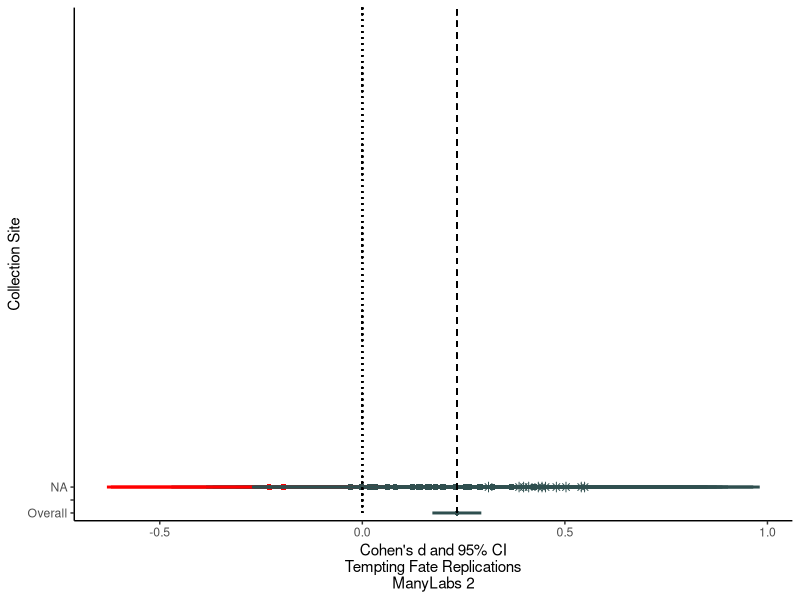
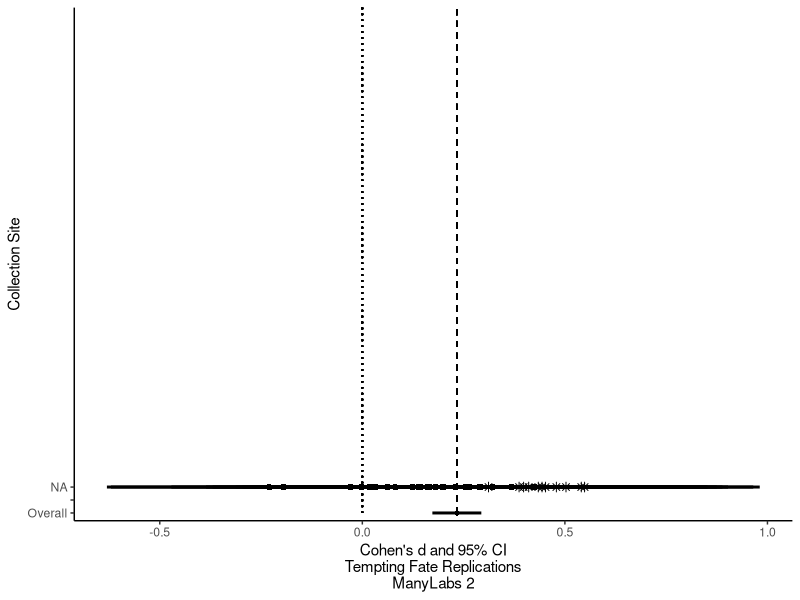
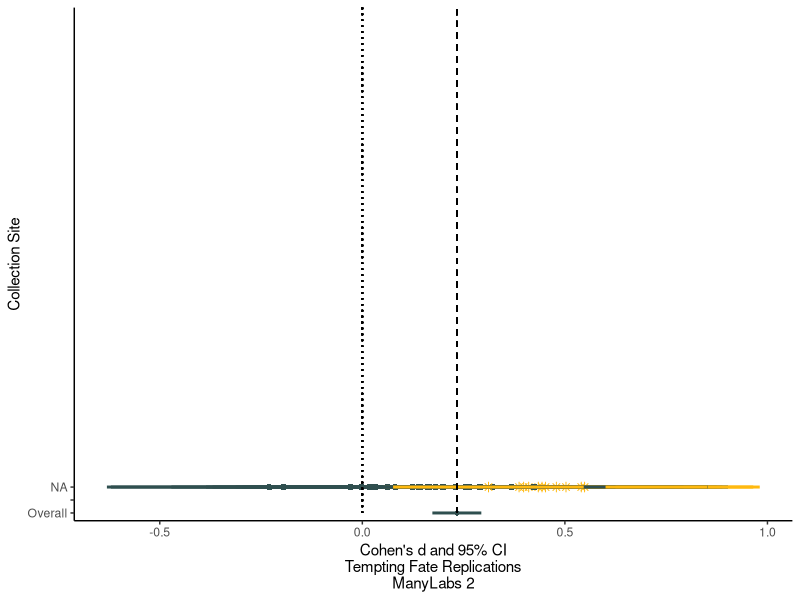
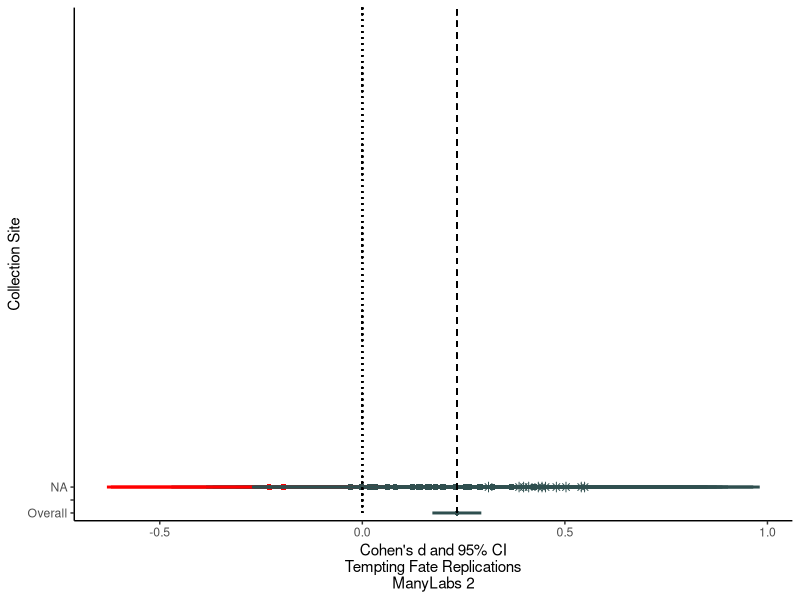
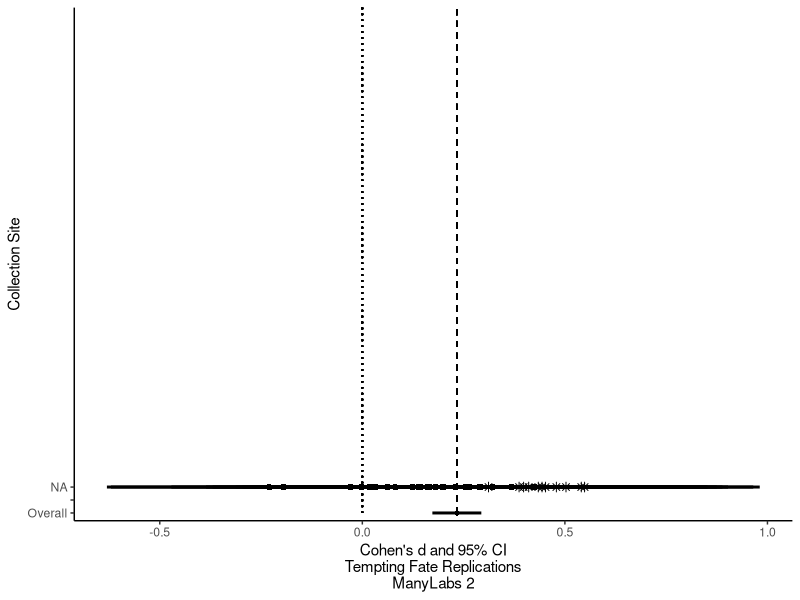
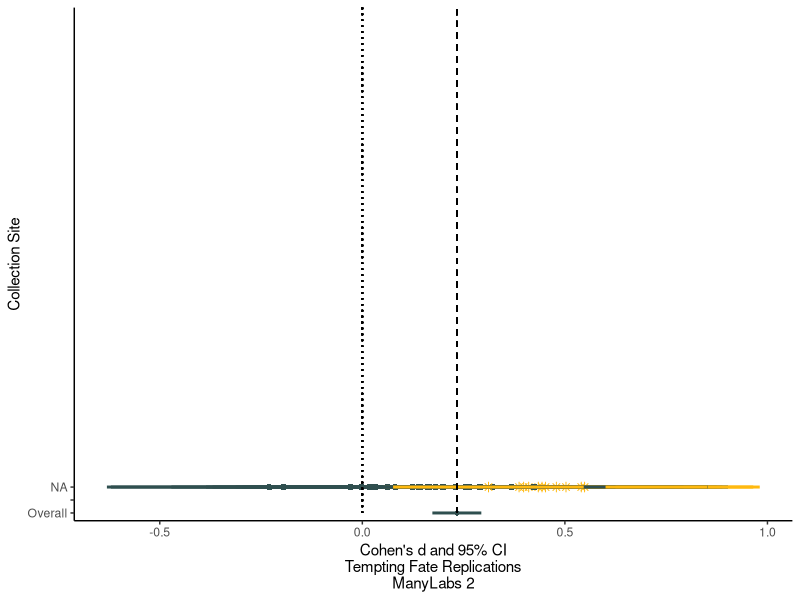

Write R code to recreate these figures, in order.
# This script conducts a meta-analysis the tempting fate replication from ManyLabs 2
# Klein, R. A., Vianello, M., Hasselman, F., Adams, B. G., Adams, R. B., Alper, S., … Nosek, 
#   B. A. (2018). Many Labs 2: Investigating Variation in Replicability Across 
#   Samples and Settings. Advances in Methods and Practices in Psychological Science, 1(4), 443–490. 
#   http://doi.org/10.1177/2515245918810225
# See the companion script for full details on where the data comes from
# The goal in this script is to make a nice forest plot showing each site's dat and overall meta-analysis


#Load needed libraries

library(ggplot2)
library(psych)
library(dplyr)
library(metafor)
library(tidyr)

#Conduct a meta-analysis of the tempting fate data

#Load the data
tfate <- read.csv("Risen_1_study_global_include_all_CLEAN_CASE.csv")

#First, get summary stats for each site
#Currently, doing this by using the summarize function and then spread, one column at a time
#Probably better ways, but oh well
  # This groups the tempting fate data by source and condition
  tfate <- group_by(tfate, source, factor)
  #This summarizes group means and then makes a crosstab
  fsummary <- summarize(tfate, m=mean(variable,na.rm=T))
  names(fsummary)[2] <- "mean"
  ftable <- spread(fsummary, mean, m, sep="_")
  #This summarizes by count and then adds this to the crosstab
  fsummary <- summarize(tfate, count=n())
  names(fsummary)[2] <- "N"
  ftable <- cbind(ftable, spread(fsummary, N, count, sep="_"))
  fsummary <- summarize(tfate, s=sd(variable,na.rm=T))
  #Finally, summarize by sd and add to the crosstab
  names(fsummary)[2] <- "sd"
  ftable <- cbind(ftable, spread(fsummary, sd, s, sep="_"))
  #Clean up repeated source columns from this silly approach
  ftable$source1 <- NULL
  ftable$source2 <- NULL
  
  #Now caluclate effect size and expected variance for each site
  ftable <- escalc(measure="SMD", m2i=mean_Prepared, sd2i=sd_Prepared, n2i=N_Prepared, m1i=mean_Unprepared,sd1i=sd_Unprepared,n1i=N_Unprepared,data=ftable)

  #Now here's the overall meta-analysis
  fmeta <- rma(yi, vi, data=ftable, knha=TRUE)

  #This is really kludgey, but let's get Cohen's d and CI for each site to make our own forst plot
  #This caluclates a matrix of cohen's ds values and CIs, one for each site
  #Technically, the cohen.d.by function should make this easier, but it kept not working
  cds <- d.ci(ftable$yi, n1=ftable$N_Prepared, n2=ftable$N_Unprepared)
  #Now we're saving the lower and upper bounds to the summary table
  ftable <- cbind(ftable, cds[, 1])
  ftable <- cbind(ftable, cds[, 3])
  #And then renaming the columns with the info
  ftable$dlower <- ftable$`cds[, 1]`
  ftable$dupper <- ftable$`cds[, 3]`

  #Now lets label sites by many sites captured the overall meta-analysis effect size
  overallmeta <- fmeta$b[,1]
  ftable$captures <- ftable$dlower < overallmeta
  ftable$captures <- ftable$dupper > overallmeta
  
  #And let's also label by statistical significance at alpha = .05 (boo!)
  ftable$sig <- ftable$dlower > 0
    
  #Reverse the order of the sources... ggplot seems to plot in reverse?
  ftable$source <- factor(ftable$source, levels=c("Overall", " ", rev(levels(ftable$source))))
  
  #Add a row to our table with the overall meta-analysis
  ftable_end <- nrow(ftable)+1
  ftable[ftable_end, "source"] <- " "   #Spacer row
  ftable_end <- ftable_end + 1
  ftable[ftable_end, "yi"] <- overallmeta
  ftable[ftable_end, "dlower"] <- fmeta$ci.lb
  ftable[ftable_end, "dupper"] <- fmeta$ci.ub
  ftable[ftable_end, "source"] <- "Overall"
  ftable[ftable_end, "captures"] <- "NA"
  ftable[ftable_end, "sig"] <- "NA"
  

  #Now we make a custom scatterplot
  myplot <- ggplot(data = ftable, aes(y=source, x = yi, color = captures, shape=sig))
  myplot <- myplot + theme_classic()
  myplot <- myplot + scale_color_manual(values = c("red", "darkslategrey", "darkslategrey"))
  myplot <- myplot + scale_shape_manual(values = c(16, 18, 8))
  myplot <- myplot + theme(legend.position="none")
  myplot <- myplot + geom_point(size=2)  
  myplot <- myplot + geom_errorbarh(data=ftable, aes(xmin=ftable$dlower, xmax = ftable$dupper), size=1, height = 0)
  myplot <- myplot + geom_segment(color = "black", linetype = "dotted", aes(x=0, xend=0,y = 1, yend=ftable_end))
  myplot <- myplot + geom_segment(color = "black", linetype = "dashed", aes(x=overallmeta, xend=overallmeta,y = 1, yend=ftable_end))
  myplot <- myplot + xlab("Cohen's d and 95% CI\nTempting Fate Replications\nManyLabs 2")
  myplot <- myplot + ylab("Collection Site")
  myplot  
  ggsave("tfatema_capture.png", width=5, height=7, units="in")
  
  myplot <- ggplot(data = ftable, aes(y=source, x = yi, shape=sig))
  myplot <- myplot + theme_classic()
  myplot <- myplot + scale_color_manual(values = c("red", "darkslategrey", "darkslategrey"))
  myplot <- myplot + scale_shape_manual(values = c(16, 18, 8))
  myplot <- myplot + theme(legend.position="none")
  myplot <- myplot + geom_point(size=2)  
  myplot <- myplot + geom_errorbarh(data=ftable, aes(xmin=ftable$dlower, xmax = ftable$dupper), size=1, height = 0)
  myplot <- myplot + geom_segment(color = "black", linetype = "dotted", aes(x=0, xend=0,y = 1, yend=ftable_end))
  myplot <- myplot + geom_segment(color = "black", linetype = "dashed", aes(x=overallmeta, xend=overallmeta,y = 1, yend=ftable_end))
  myplot <- myplot + xlab("Cohen's d and 95% CI\nTempting Fate Replications\nManyLabs 2")
  myplot <- myplot + ylab("Collection Site")
  myplot  
  ggsave("tfatema_base.png", width=5, height=7, units="in")
  
  
  myplot <- ggplot(data = ftable, aes(y=source, x = yi, color=sig, shape=sig))
  myplot <- myplot + theme_classic()
  myplot <- myplot + scale_color_manual(values = c("darkslategrey", "darkslategrey", "darkgoldenrod1"))
  myplot <- myplot + scale_shape_manual(values = c(16, 18, 8))
  myplot <- myplot + theme(legend.position="none")
  myplot <- myplot + geom_point(size=2)  
  myplot <- myplot + geom_errorbarh(data=ftable, aes(xmin=ftable$dlower, xmax = ftable$dupper), size=1, height = 0)
  myplot <- myplot + geom_segment(color = "black", linetype = "dotted", aes(x=0, xend=0,y = 1, yend=ftable_end))
  myplot <- myplot + geom_segment(color = "black", linetype = "dashed", aes(x=overallmeta, xend=overallmeta,y = 1, yend=ftable_end))
  myplot <- myplot + xlab("Cohen's d and 95% CI\nTempting Fate Replications\nManyLabs 2")
  myplot <- myplot + ylab("Collection Site")
  myplot  
  ggsave("tfatema_winnercurse.png", width=5, height=7, units="in")
